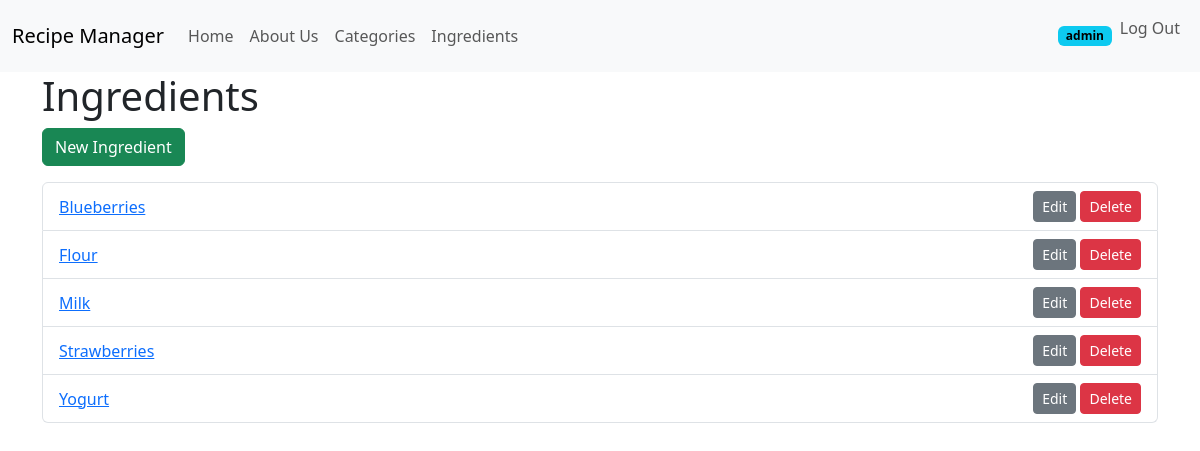
The app's page /recipe/ingredients/ (signed in) with its own data.
### recipes/models.py (models this page shows, shortened)
class Ingredient(models.Model):
    name = models.CharField(max_length=150, unique=True)
    description = models.TextField(blank=True)
    class Meta:
        verbose_name = "Ingredient"
        verbose_name_plural = "Ingredients"
        ordering = ['name']

### recipes/views.py (the view)
# urls.py: path("ingredients/", IngredientListView.as_view(), name="ingredient_list"),
class IngredientListView(ListView):
    template_name = "recipes/ingredients/list.html"
    model = Ingredient
    context_object_name = "ingredients"

### templates/recipes/ingredients/list.html (shortened to what this page needs)
{% extends 'base.html' %}
{% block content %}
    <h1>Ingredients</h1>
    <a href="{% url 'ingredient_new' %}" class="btn btn-success mb-3">New Ingredient</a>
    <ul class="list-group">
        {% for ingredient in ingredients %}
        <li class="list-group-item d-flex justify-content-between align-items-center">
            <a href="{% url 'ingredient_detail' ingredient.id %}">{{ ingredient.name }}</a>
            <span>
                <a href="{% url 'ingredient_edit' ingredient.id %}" class="btn btn-sm btn-secondary">Edit</a>
                <a href="{% url 'ingredient_delete' ingredient.id %}" class="btn btn-sm btn-danger">Delete</a>
            </span>
        </li>
        {% empty %}
        <li class="list-group-item">No ingredients yet.</li>
        {% endfor %}
    </ul>
{% endblock %}

### templates/navbar.html (shortened to what this page needs)
<nav class="navbar navbar-expand-lg bg-body-tertiary">
  <div class="container-fluid">
    <a class="navbar-brand" href="{% url 'home' %}">Recipe Manager</a>
    <div class="collapse navbar-collapse" id="navbarNavSupportedContent">
      <ul class="navbar-nav me-auto mb-2 mb-lg-0">
        <li class="nav-item">
          <a class="nav-link" aria-current="page" href="{% url 'home' %}">Home</a>
        </li>
        <li class="nav-item">
          <a class="nav-link" href="#">About Us</a>
        </li>
        <li class="nav-item">
          <a class="nav-link" href="{% url 'category_list' %}">Categories</a>
        </li>
        <li class="nav-item">
          <a class="nav-link" href="{% url 'ingredient_list' %}">Ingredients</a>
        </li>
      </ul>
      <ul class="navbar-nav mb-2 mb-lg-0">
        {% if user.is_authenticated %}
        <li class="nav-item d-flex align-items-center">
            <span class="badge text-bg-info">{{ user.username }}</span>
        </li>
        <li class="nav-item">
            <form action="{% url 'logout' %}" method="post" class="d-flex">
                <input type="submit" value="Log Out" class="nav-link btn btn-link">
            </form>
        </li>
        {% endif %}
      </ul>
    </div>
  </div>
</nav>

### records on screen
Ingredient: name "Blueberries"
Ingredient: name "Flour"
Ingredient: name "Milk"
Ingredient: name "Strawberries"
Ingredient: name "Yogurt"

### other values on screen
{{ user.username }} "admin"
